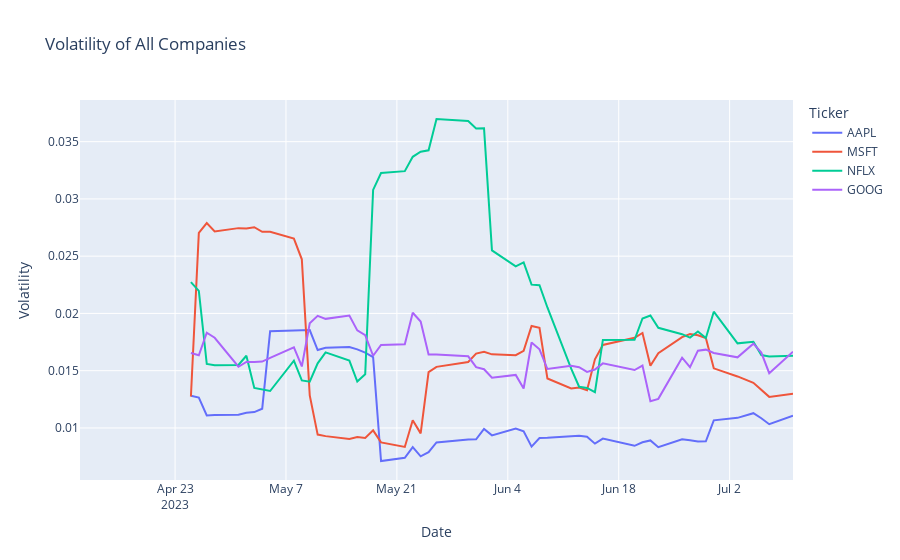

The cell this chart's notebook holds for it:
### Markdown cell above
# Analyzing the Volatility of all companies to measure how much how often the stock price or market Fluctuates over this given period.

### Code cell
df['Volatility'] = df.groupby('Ticker')['Close'].pct_change().rolling(window=10).std().reset_index(0, drop=True)
fig = px.line(df, x='Date', y='Volatility', 
              color='Ticker', 
              title='Volatility of All Companies')
fig.show()
